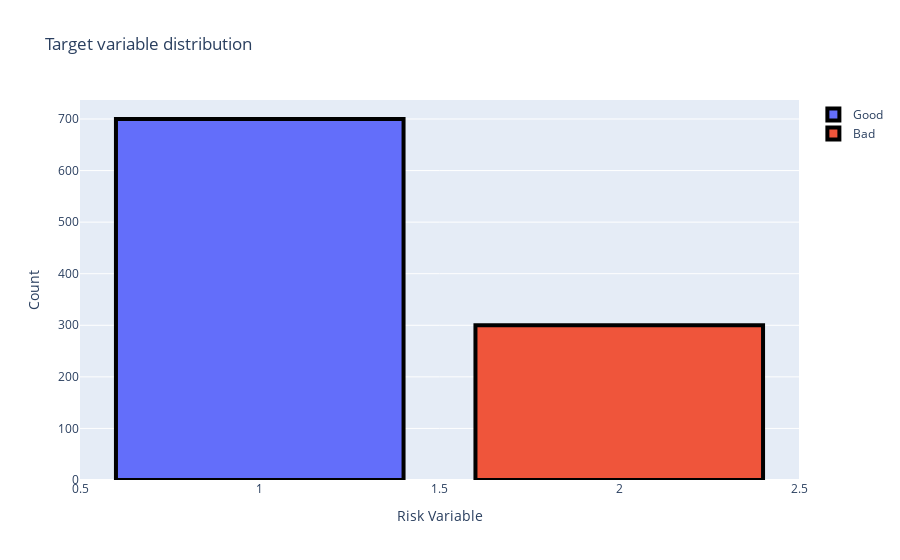

Notebook cell for this chart:
### Code cell
configure_plotly_browser_state()
#------------------------------------------------------------------
trace0 = go.Bar(
            x = df[df["Risk"]== 1]["Risk"].value_counts().index.values,
            y = df[df["Risk"]== 1]["Risk"].value_counts().values,
            name='Good')

trace1 = go.Bar(
            x = df[df["Risk"]== 2]["Risk"].value_counts().index.values,
            y = df[df["Risk"]== 2]["Risk"].value_counts().values,
            name='Bad')


data = [trace0, trace1]
layout = go.Layout(
    yaxis=dict(
        title='Count'
    ),
    xaxis=dict(
        title='Risk Variable'
    ),
    title='Target variable distribution'
)

fig = go.Figure(data=data, layout=layout)
fig.data[0].marker.line.width = 4
fig.data[0].marker.line.color = "black"
fig.data[1].marker.line.width = 4
fig.data[1].marker.line.color = "black"
py.iplot(fig, filename='grouped-bar')

### Figure 1 — Plotly figure (JSON) as saved in the notebook; plotly's stock layout.template omitted (floating-point values rounded to 4 significant figures)
{"data": [{"marker": {"line": {"color": "black", "width": 4}}, "x": [1], "type": "bar", "name": "Good", "y": [700]}, {"marker": {"line": {"color": "black", "width": 4}}, "x": [2], "type": "bar", "name": "Bad", "y": [300]}], "layout": {"yaxis": {"title": {"text": "Count"}}, "xaxis": {"title": {"text": "Risk Variable"}}, "title": {"text": "Target variable distribution"}}}
